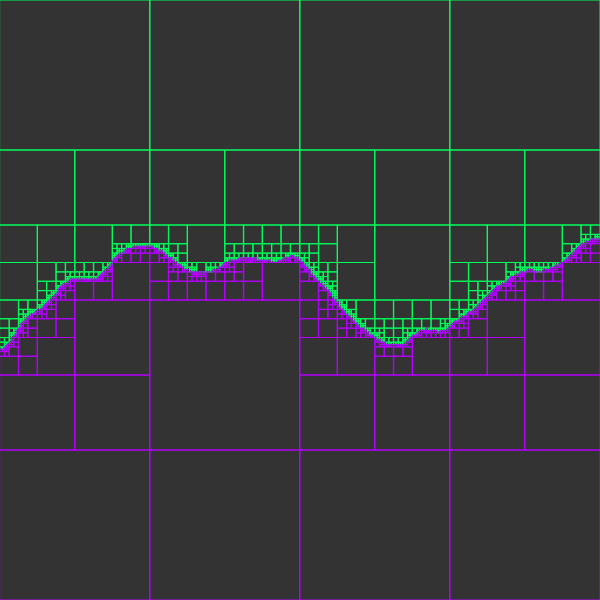
Frame 1 (no input)
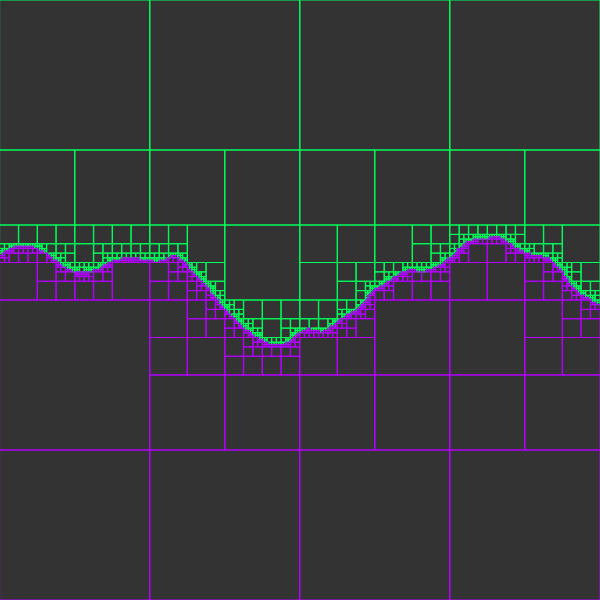
Frame 60 (no input)
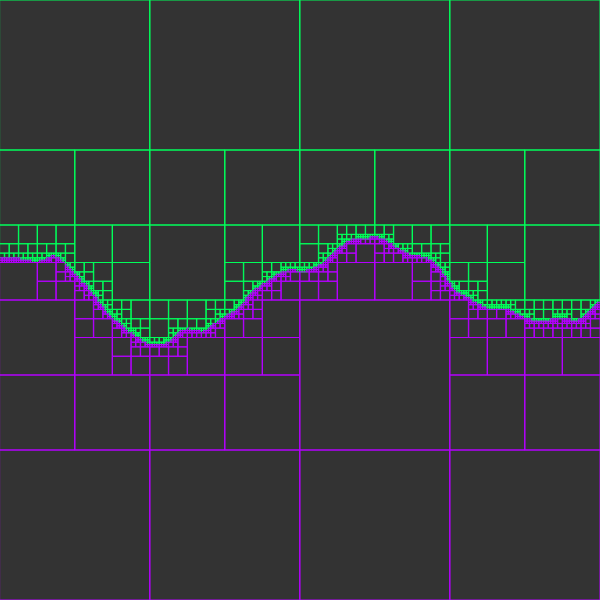
Frame 120 (the mouse pressed at the canvas centre since frame 60)

The p5.js sketch that drew these frames (run headless with seeded random() and noise() and a simulated clock; from frame 60 on, the mouse is pressed at the canvas centre):

// p5.js sketch
// ── sketch.js
var qt;
let offsetX = 0;
let offsetY = 0;

function terrainHeight(pixel) {
  return (noise((pixel + offsetX) / 200) + .5) * height / 2 + offsetY;
}

function setup() {
  createCanvas(600, 600);
  colorMode(HSB, 255);


  // stroke(200);
  // beginShape();
  // noFill();
  // for (let i = 0; i < width / resolution; i++) {
  //   let pixel = resolution * i;
  //   vertex(pixel, terrainHeight(pixel));
  // }
  // endShape();
}

let resolution = 1;

function draw() {
  offsetX += 2;
  let bound = new Rectangle(
    width / 2,
    height / 2,
    width / 2,
    height / 2,
    color(255, 0, 255));
  qt = new QuadTree(bound, 20, 9, terrainHeight, 100);
  qt.subdivide();

  background(51);
  qt.draw();

}

// function mouseMoved() {
//   offsetX = -mouseX;
//   offsetY = mouseY;
// }
// ── quadtree.js
class Rectangle {
  constructor(x, y, w, h, col) {
    this.x = x;
    this.y = y;
    this.w = w;
    this.h = h;
    this.col = col;
  }

  contains(point) {
    return this.x - this.w <= point.x &&
      this.y - this.h <= point.y &&
      this.x + this.w > point.x &&
      this.y + this.h > point.y;
  }

  intersects(other) {
    let a1 = this.Left() > other.Right();
    let a2 = this.Right() < other.Left();
    let a3 = this.Top() > other.Bottom();
    let a4 = this.Bottom() < other.Top();

    return !(a1 || a2 || a3 || a4);
  }

  draw() {
    strokeWeight(1);
    stroke(this.col);
    // fill(this.col);
    noFill();
    rectMode(CENTER);
    rect(this.x, this.y, this.w * 2, this.h * 2);
  }

  Left() {
    return this.x - this.w;
  }

  Right() {
    return this.x + this.w;
  }

  Top() {
    return this.y - this.h;
  }

  Bottom() {
    return this.y + this.h;
  }
}

class Point {
  constructor(x, y, col) {
    this.x = x;
    this.y = y;
    this.col = col;
  }

  draw(col) {

    strokeWeight(3);

    if (col)
      stroke(col);
    else
      stroke(this.col);

    point(this.x, this.y);
  }
}

class QuadTree {
  constructor(boundary, cap, depth, splitFunction, res) {
    this.boundary = boundary;
    this.cap = cap;
    this.depth = depth;
    this.splitFunction = splitFunction;

    this.resolution = res;
    this.filled = splitFunction(this.boundary.x) >= this.boundary.y;
    this.subdivide();
  }


  overlaps() {

    let dx = this.boundary.w * 2 / this.resolution;

    for (let i = 0; i < this.resolution; i++) {

      let x = (i - this.resolution / 2) * dx + this.boundary.x;
      let y = this.splitFunction(x);
      if (this.boundary.contains(new Point(x, y)))
        return true;
    }
    return false;
  }

  subdivide() {
    if (this.depth - 1 <= 0) {
      //depth reached, do not subdivide
      return;
    }

    if (!this.overlaps()) {
      return;
    }

    let hw = this.boundary.w / 2;
    let hh = this.boundary.h / 2;

    let nw = new Rectangle(
      this.boundary.x - hw,
      this.boundary.y - hh,
      hw, hh, this.boundary.col
    );

    let ne = new Rectangle(
      this.boundary.x + hw,
      this.boundary.y - hh,
      hw, hh, this.boundary.col
    );

    let se = new Rectangle(
      this.boundary.x + hw,
      this.boundary.y + hh,
      hw, hh, this.boundary.col
    );

    let sw = new Rectangle(
      this.boundary.x - hw,
      this.boundary.y + hh,
      hw, hh, this.boundary.col
    );

    this.nw = new QuadTree(nw, this.cap, this.depth - 1, this.splitFunction, this.resolution);
    this.ne = new QuadTree(ne, this.cap, this.depth - 1, this.splitFunction, this.resolution);
    this.se = new QuadTree(se, this.cap, this.depth - 1, this.splitFunction, this.resolution);
    this.sw = new QuadTree(sw, this.cap, this.depth - 1, this.splitFunction, this.resolution);
  }

  draw() {
    if (!this.nw) {
      if (this.filled) {
        this.boundary.col = color(100, 255, 255);
      } else {
        this.boundary.col = color(200, 255, 255);
      }
      this.boundary.draw();
    } else {
      this.nw.draw();
      this.ne.draw();
      this.sw.draw();
      this.se.draw();
    }
  }
}
